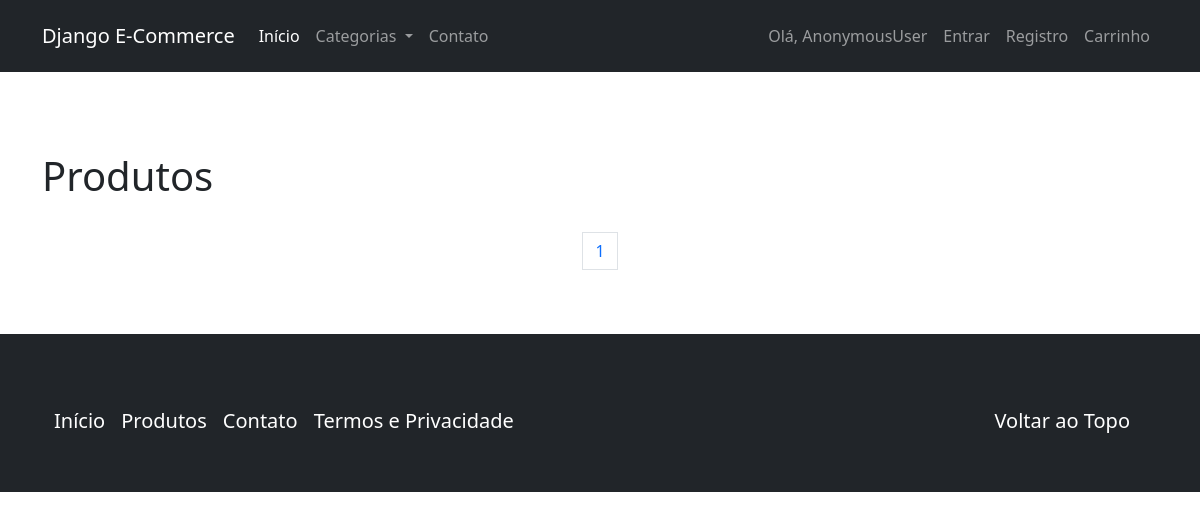
The page /catalogo/ on the database as committed earlier.
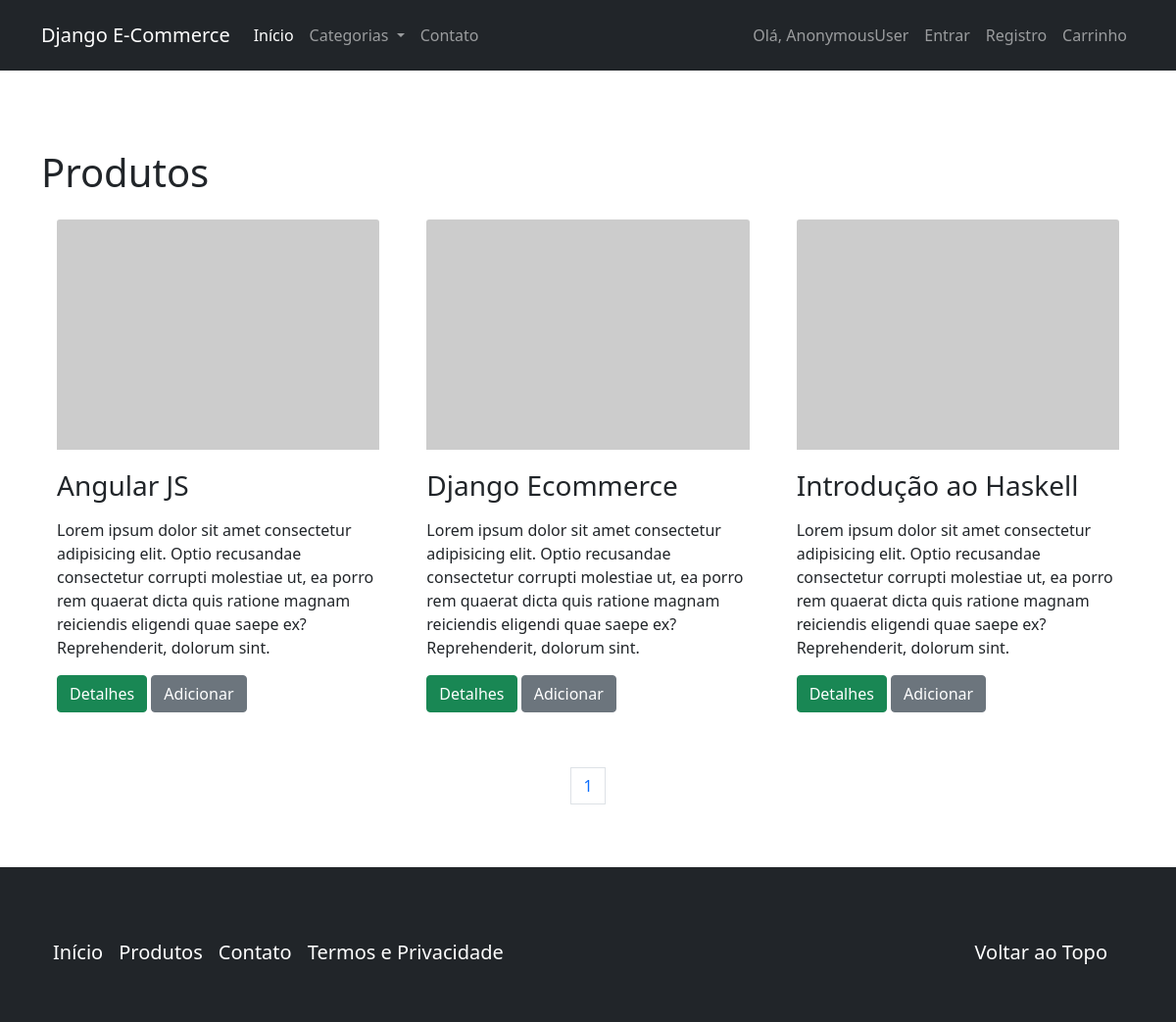
The same page on the database as committed later.
### catalog/models.py (models this page shows)
class Product(models.Model):
    name = models.CharField('Nome', max_length=100)
    slug = models.SlugField('Identificador', max_length=100)
    category = models.ForeignKey('catalog.Category', verbose_name='Categoria', on_delete=models.CASCADE)
    description = models.TextField('Descrição', blank=True)
    price = models.DecimalField('Preço', decimal_places=2, max_digits=8)
    created = models.DateTimeField('Criado em', auto_now_add=True)
    modified = models.DateTimeField('Modificado em', auto_now=True)
    class Meta:
        verbose_name = 'Produto'
        verbose_name_plural = 'Produtos'
        ordering = ['name']
    def __str__(self):
        return self.name
    def get_absolute_url(self):
        return reverse('catalog:product', kwargs={'slug': self.slug})

### catalog/views.py (the view)
class ProductListView(generic.ListView):
    model = Product
    template_name = 'catalog/product_list.html'
    context_object_name = 'products'
    paginate_by = 3

### catalog/context_processors.py (called while the page is built)
def categories(request):
    return {
        'categories': Category.objects.all()
    }

### catalog/models.py (called while the page is built)
    def __str__(self):
        return self.name

    def get_absolute_url(self):
        return reverse('catalog:category', kwargs={'slug': self.slug})

### core/templatetags/pagination.py (called while the page is built)
@register.inclusion_tag('pagination.html')
def pagination(request, paginator, page_obj):
    context = {}
    context['paginator'] = paginator
    context['request'] = request
    context['page_obj'] = page_obj
    getvars = request.GET.copy()
    if 'page' in getvars:
        del getvars['page']
    if len(getvars) > 0:
        context['getvars'] = '&{0}'.format(getvars.urlencode())
    else:
        context['getvars'] = ''
    return context

### catalog/templates/catalog/product_list.html (shortened to what this page needs)
{% extends "base.html" %}
{% load pagination %}
{% block container %}
    <div class="page-header">
        <h1>Produtos</h1>
    </div>
    <div class="row g-3 align-items-center">
        {% for product in products %}
            {% include "catalog/_product.html" %}
        {% endfor %}
    </div>
    {% pagination request paginator page_obj %}
{% endblock container %}
{% block footer %}
    <footer class="footer mt-auto py-3 bg-dark text-white sticky-md-botton">
        <div class="container p-4 pb-0">
            <section class="mb-4">
                <p class="d-flex justify-content-center align-items-center">
                    <div class="navbar navbar-expand-lg navbar-dark bg-dark">
                        <ul class="nav navbar-nav me-auto mb-2 mb-lg-0">
                            <li class="nav-item"><a class="navbar-brand" href="">Início</a></li>
                            <li class="nav-item"><a class="navbar-brand" href="">Produtos</a></li>
                            <li class="nav-item"><a class="navbar-brand" href="">Contato</a></li>
                            <li class="nav-item"><a class="navbar-brand" href="">Termos e Privacidade</a></li>
                        </ul>
                        <span class="navbar-text">
                            <ul class="nav navbar-nav">
                                <li class="nav-item"><a class="navbar-brand" href="#">Voltar ao Topo</a></li>
                            </ul>
                        </span>
                </p>
            </section>
        </div>
    </footer>
{% endblock footer %}

### core/templates/base.html (shortened to what this page needs)
{% load static %}
<!DOCTYPE html>
<html lang="en">
<head>
    <link rel="stylesheet" href="{% static 'bootstrap/css/bootstrap.min.css' %}">
    <link rel="stylesheet" href="{% static 'assets/extra.css' %}">
</head>
<body>
    <nav class="navbar navbar-expand-lg navbar-dark bg-dark">
        <div class="container">
            <div class="navbar-header">
                <a href="" class="navbar-brand">Django E-Commerce</a>
            </div>
            <div class="collapse navbar-collapse" id="navbarNavDropdown">
                <ul class="nav navbar-nav me-auto mb-2 mb-lg-0">
                    <li class="nav-item">
                        <a class="nav-link active" aria-current="page" href="{% url 'index' %}">
                            Início
                        </a>
                    </li>
                    <li class="nav-item dropdown">
                        <a class="nav-link dropdown-toggle" href="{% url 'catalog:product_list' %}"
                        id="navbarDropdownMenuLink"
                        role="button" data-bs-toggle="dropdown" aria-expanded="false">
                            Categorias
                        </a>
                    </li>
                    <li class="nav-item">
                        <a class="nav-link" href="{% url 'contact' %}">Contato</a>
                    </li>
                </ul>
                <span class="navbar-text">
                    <ul class="nav navbar-nav">
                        <li class="nav-item">
                            <a class="nav-link" href="#">Olá, {{ user }}</a>
                        </li>
                        {% if user.is_authenticated %}
                            <li class="nav-item">
                                <a href="{% url 'logout' %}" class="nav-link">Sair</a>
                            </li>
                        {% else %}
                            <li class="nav-item">
                                <a href="{% url 'login' %}" class="nav-link">Entrar</a>
                            </li>
                            <li class="nav-item">
                                <a href="{% url 'accounts:register' %}" class="nav-link">Registro</a>
                            </li>
                            <li class="nav-item">
                                <a href="{% url 'checkout:cart_item' %}" class="nav-link">Carrinho</a>
                            </li>
                        {% endif %}
                    </ul>
                </span>
            </div>
        </div>
    </nav>
    <div class="container py-5 margin-top">
        {% block container %}
        {% endblock container %}
    </div>
    {% block footer %}{% endblock footer %}
</body>
</html>

### catalog/templates/catalog/_product.html
<div class="col-sm-6 col-md-4">
    <div class="card-body">
        <a href="{{ product.get_absolute_url }}" >
            <img src="http://placehold.it/350x250" alt="" class="card-img-top"/>
        </a>
        <div class="caption">
            <h3 class="card-title" style="padding-top: 20px;">{{ product }}</h3>
            <p class="card-text">{{ product.description | linebreaks }}</p>
            <p class="card-text">
                <a href="{{ product.get_absolute_url }}" class="btn btn-success" role="button">Detalhes</a>
                <a href="{% url 'checkout:create_cartitem' product.slug %}" class="btn btn-secondary" role="button">
                    Adicionar
                </a>
            </p>
        </div>
    </div>
</div>

### core/templates/pagination.html
<nav aria-label="Page navigation example">
    <ul class="pagination justify-content-center" style="padding-top: 40px;">
        {% for page in paginator.page_range %}
            <li {% if page_obj.number == page %} class="active"{% endif %}>
                <a class="page-link" href="?page={{ page }}{{ getvars }}">{{ page }}</a>
            </li>
        {% endfor %}
    </ul>
</nav>

### core/static/assets/extra.css (style rules this page uses)
.margin-top { margin-top: 2em; }
a { text-decoration: none; color: #343a40; }

Rows that differ between the two databases and show on the page:
added Product: name "Angular JS", description "Lorem ipsum dolor sit amet consectetur adipisicing elit. Optio recusandae consectetur corrupti molestiae ut, ea porro rem quaerat dicta quis ratione magnam reiciendis eligendi quae saepe ex? Reprehenderit, dolorum sint."
added Product: name "Django Ecommerce", description "Lorem ipsum dolor sit amet consectetur adipisicing elit. Optio recusandae consectetur corrupti molestiae ut, ea porro rem quaerat dicta quis ratione magnam reiciendis eligendi quae saepe ex? Reprehenderit, dolorum sint."
added Product: name "Introdução ao Haskell", description "Lorem ipsum dolor sit amet consectetur adipisicing elit. Optio recusandae consectetur corrupti molestiae ut, ea porro rem quaerat dicta quis ratione magnam reiciendis eligendi quae saepe ex? Reprehenderit, dolorum sint."
